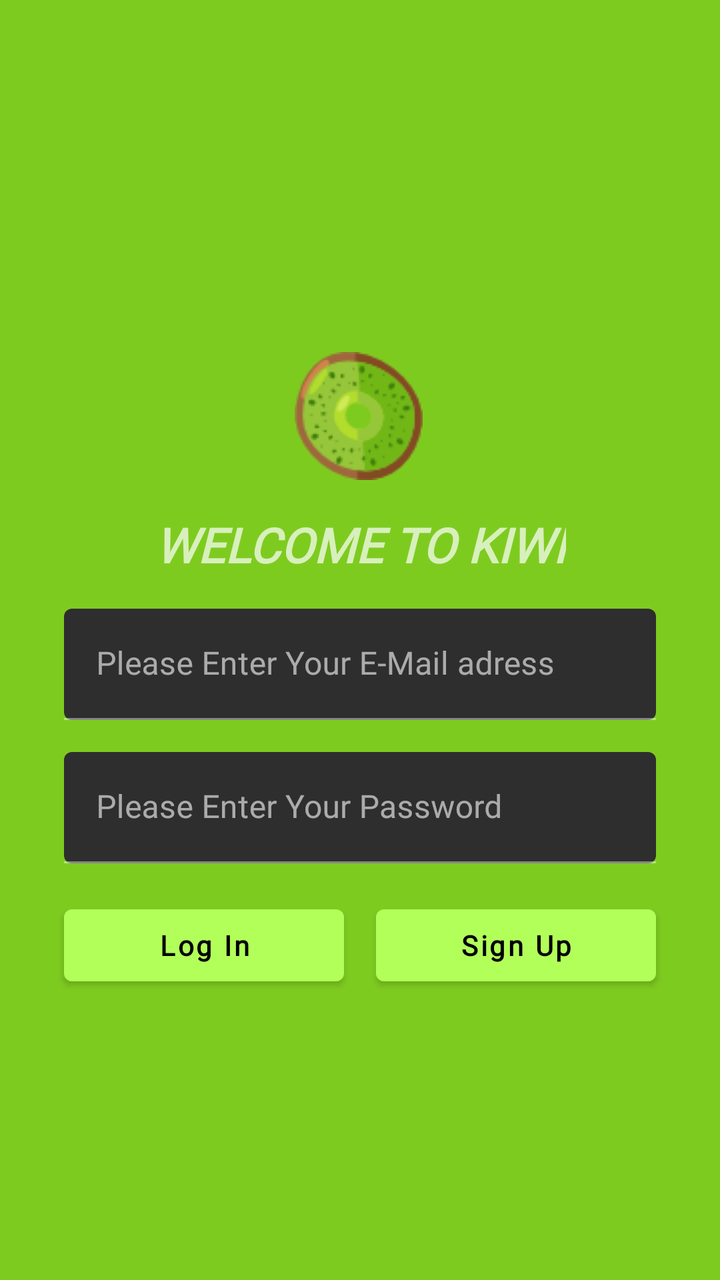
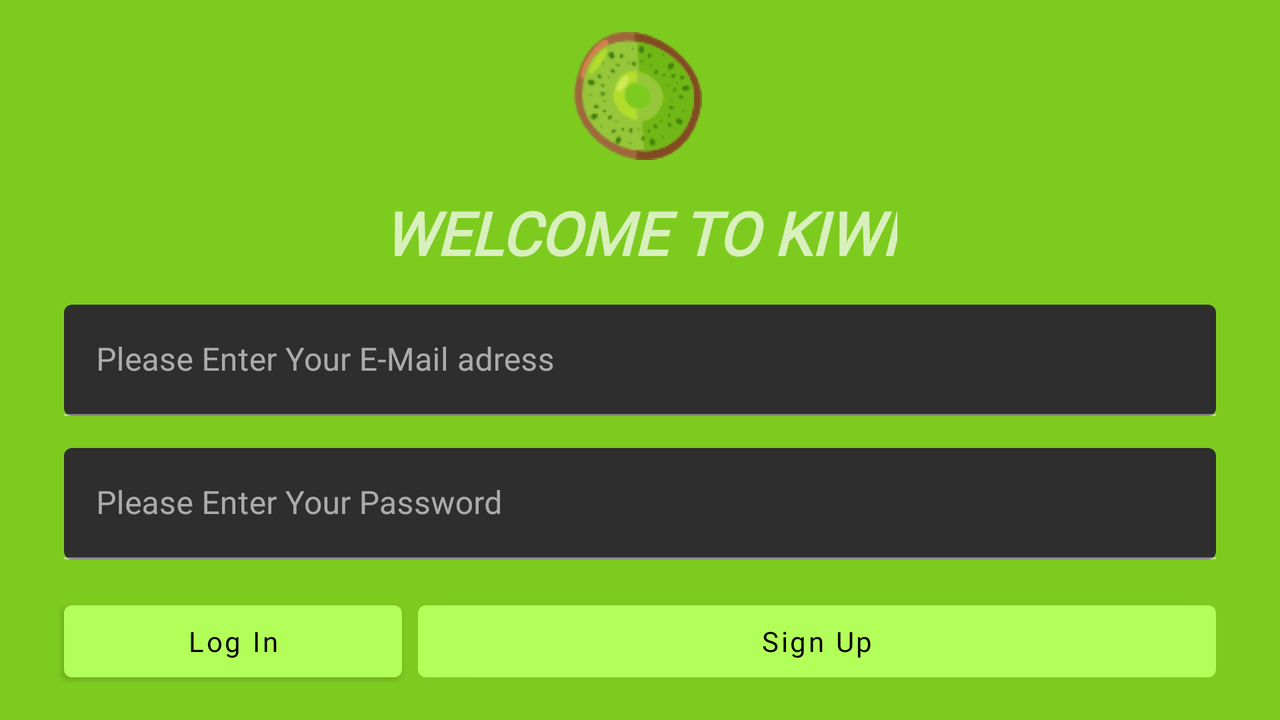

One screen, two layout resources from the same app: the default and the repository's alternative for another configuration. Each is rendered where Android would select it; the XML of both is given below.
<!-- AndroidManifest.xml: application theme AppTheme -->
<!-- res/layout/fragment_log_in.xml -->
<?xml version="1.0" encoding="utf-8"?>


<androidx.constraintlayout.widget.ConstraintLayout
    android:id="@+id/frameLayout3"
    xmlns:android="http://schemas.android.com/apk/res/android"
    xmlns:app="http://schemas.android.com/apk/res-auto"
    xmlns:tools="http://schemas.android.com/tools"
    android:layout_width="match_parent"
    android:layout_height="match_parent"
    app:layout_constraintBottom_toBottomOf="parent"
    app:layout_constraintEnd_toEndOf="parent"
    app:layout_constraintStart_toStartOf="parent"
    app:layout_constraintTop_toTopOf="parent"

    android:background="@color/colorPrimaryDark"
    tools:context=".ui.logIn.LogInFragment">

    <ImageView
        android:id="@+id/imageView8"
        android:layout_width="wrap_content"
        android:layout_height="wrap_content"
        android:layout_marginTop="176dp"
        android:src="@drawable/kiwismall"
        app:layout_constraintEnd_toEndOf="parent"
        app:layout_constraintHorizontal_bias="0.498"
        app:layout_constraintStart_toStartOf="parent"
        app:layout_constraintTop_toTopOf="parent" />

    <com.google.android.material.textfield.TextInputLayout
        android:id="@+id/theEmaileinputinsignUp"
        android:layout_width="match_parent"
        android:layout_height="wrap_content"
        android:layout_marginStart="32dp"
        android:layout_marginLeft="32dp"
        android:layout_marginTop="16dp"
        android:layout_marginEnd="32dp"
        android:fontFamily="@font/architects_daughter"
        android:layout_marginRight="32dp"
        android:hint="@string/please_enter_your_e_mail_adress"
        app:boxCornerRadiusBottomEnd="4dp"
        app:boxCornerRadiusBottomStart="4dp"
        app:boxCornerRadiusTopEnd="4dp"
        app:boxCornerRadiusTopStart="4dp"
        app:hintAnimationEnabled="true"
        app:layout_constraintEnd_toEndOf="parent"
        app:layout_constraintStart_toStartOf="parent"
        app:layout_constraintTop_toBottomOf="@+id/textView">

        <com.google.android.material.textfield.TextInputEditText
            android:layout_width="match_parent"
            android:layout_height="wrap_content"
            android:fontFamily="@font/architects_daughter"
            android:includeFontPadding="true"
            android:inputType="textEmailAddress" />


    </com.google.android.material.textfield.TextInputLayout>

    <TextView
        android:id="@+id/textView"
        android:layout_width="wrap_content"
        android:layout_height="wrap_content"
        android:layout_marginTop="16dp"
        android:layout_marginBottom="16dp"
        android:fontFamily="@font/rock_salt"
        android:includeFontPadding="true"
        android:text="@string/welcome_to_kiwi"
        android:textAllCaps="true"
        android:textSize="24sp"

        android:textStyle="bold|italic"
        app:layout_constraintBottom_toTopOf="@+id/theEmaileinputinsignUp"
        app:layout_constraintEnd_toEndOf="@+id/theEmaileinputinsignUp"
        app:layout_constraintStart_toStartOf="@+id/theEmaileinputinsignUp"
        app:layout_constraintTop_toBottomOf="@+id/imageView8" />

    <com.google.android.material.textfield.TextInputLayout
        android:id="@+id/passwordfromSignUP"
        android:layout_width="match_parent"
        android:layout_height="wrap_content"
        android:layout_marginStart="32dp"
        android:layout_marginLeft="32dp"
        android:layout_marginTop="16dp"
        android:layout_marginEnd="32dp"
        android:layout_marginRight="32dp"
        android:hint="@string/please_enter_your_password"
        app:boxCornerRadiusBottomEnd="4dp"
        app:boxCornerRadiusBottomStart="4dp"
        app:boxCornerRadiusTopEnd="4dp"
        android:fontFamily="@font/architects_daughter"
        app:boxCornerRadiusTopStart="4dp"
        app:layout_constraintEnd_toEndOf="@+id/theEmaileinputinsignUp"
        app:layout_constraintStart_toStartOf="@+id/theEmaileinputinsignUp"
        app:layout_constraintTop_toBottomOf="@+id/theEmaileinputinsignUp">

        <com.google.android.material.textfield.TextInputEditText
            android:layout_width="match_parent"
            android:layout_height="wrap_content"
            android:fontFamily="@font/architects_daughter"
            android:includeFontPadding="true"
            android:inputType="textPassword" />

    </com.google.android.material.textfield.TextInputLayout>

    <Button
        android:id="@+id/logInBtn"
        android:layout_width="0dp"
        android:layout_height="wrap_content"
        android:layout_marginStart="32dp"
        android:layout_marginLeft="32dp"
        android:layout_marginTop="17dp"
        android:layout_marginEnd="8dp"
        android:layout_marginRight="8dp"
        android:fontFamily="@font/architects_daughter"
        android:text="@string/log_in"
        android:textAllCaps="false"
        android:textStyle="bold"
        app:layout_constraintEnd_toStartOf="@+id/signUpBtn"
        app:layout_constraintHorizontal_bias="0.5"
        app:layout_constraintStart_toStartOf="parent"
        app:layout_constraintTop_toBottomOf="@+id/passwordfromSignUP" />

    <Button
        android:id="@+id/signUpBtn"
        android:layout_width="0dp"
        android:layout_height="wrap_content"
        android:layout_marginStart="8dp"
        android:layout_marginLeft="8dp"
        android:layout_marginEnd="32dp"
        android:layout_marginRight="32dp"
        android:fontFamily="@font/architects_daughter"
        android:text="@string/sign_up"
        android:textAllCaps="false"
        android:textStyle="bold"
        app:layout_constraintBottom_toBottomOf="@+id/logInBtn"
        app:layout_constraintEnd_toEndOf="parent"
        app:layout_constraintHorizontal_bias="0.5"
        app:layout_constraintStart_toEndOf="@+id/logInBtn" />

</androidx.constraintlayout.widget.ConstraintLayout>
<!-- resources referenced by this layout -->
<resources>
  <color name="colorPrimaryDark">#7ECB20</color>
  <!-- drawable kiwismall: png bitmap (drawable, 4081 bytes) -->
  <string name="log_in">Log In</string>
  <string name="please_enter_your_e_mail_adress">Please Enter Your E-Mail adress</string>
  <string name="please_enter_your_password">Please Enter Your Password</string>
  <string name="sign_up">Sign Up</string>
  <string name="welcome_to_kiwi">Welcome To Kiwi</string>
  <style name="AppTheme" parent="Theme.MaterialComponents.NoActionBar">
          
          <item name="colorPrimary">@color/colorPrimary</item>
          <item name="colorPrimaryDark">@color/colorPrimaryDark</item>
          <item name="colorAccent">@color/colorAccent</item>
      </style>
  <color name="colorPrimary">#b2ff59</color>
  <color name="colorAccent">#e7ff8c</color>
</resources>
<!-- res/layout-land/fragment_log_in.xml (the repository's variant of the layout above) -->
<!-- drawn on the phone turned sideways -->
<?xml version="1.0" encoding="utf-8"?>
<androidx.constraintlayout.widget.ConstraintLayout xmlns:android="http://schemas.android.com/apk/res/android"
    xmlns:app="http://schemas.android.com/apk/res-auto"
    xmlns:tools="http://schemas.android.com/tools"
    android:id="@+id/frameLayout3"
    android:layout_width="match_parent"
    android:layout_height="match_parent"
    android:background="@color/colorPrimaryDark"
    tools:context=".ui.logIn.LogInFragment">

    <ImageView
        android:id="@+id/imageView8"
        android:layout_width="wrap_content"
        android:layout_height="wrap_content"
        android:layout_marginTop="16dp"
        android:src="@drawable/kiwismall"
        app:layout_constraintEnd_toEndOf="parent"
        app:layout_constraintHorizontal_bias="0.498"
        app:layout_constraintStart_toStartOf="parent"

        app:layout_constraintTop_toTopOf="parent" />

    <com.google.android.material.textfield.TextInputLayout
        android:id="@+id/theEmaileinputinsignUp"
        android:layout_width="match_parent"
        android:layout_height="wrap_content"
        android:layout_marginStart="32dp"
        android:layout_marginLeft="32dp"
        android:layout_marginTop="16dp"
        android:saveEnabled="true"
        android:layout_marginEnd="32dp"
        android:layout_marginRight="32dp"
        android:hint="Please Enter Your E-Mail adress"
        app:boxCornerRadiusBottomEnd="4dp"
        app:boxCornerRadiusBottomStart="4dp"
        app:boxCornerRadiusTopEnd="4dp"
        app:boxCornerRadiusTopStart="4dp"
        app:hintAnimationEnabled="true"

        app:layout_constraintEnd_toEndOf="parent"
        app:layout_constraintStart_toStartOf="parent"
        app:layout_constraintTop_toBottomOf="@+id/textView">

        <com.google.android.material.textfield.TextInputEditText
            android:layout_width="match_parent"
            android:layout_height="wrap_content"
            android:fontFamily="@font/architects_daughter"
            android:includeFontPadding="true"
            android:inputType="textEmailAddress"
            android:saveEnabled="true" />


    </com.google.android.material.textfield.TextInputLayout>

    <TextView
        android:id="@+id/textView"
        android:layout_width="wrap_content"
        android:layout_height="wrap_content"
        android:layout_marginTop="16dp"
        android:fontFamily="@font/rock_salt"
        android:saveEnabled="true"
        android:text="Welcome To Kiwi"
        android:textAllCaps="true"
        android:textSize="30sp"
        android:textStyle="bold|italic"
        app:layout_constraintEnd_toEndOf="parent"
        app:layout_constraintStart_toStartOf="parent"
        app:layout_constraintTop_toBottomOf="@+id/imageView8" />

    <com.google.android.material.textfield.TextInputLayout
        android:id="@+id/passwordfromSignUP"
        android:layout_width="match_parent"
        android:layout_height="wrap_content"
        android:layout_marginStart="32dp"
        android:layout_marginLeft="32dp"
        android:layout_marginTop="16dp"
        android:layout_marginEnd="32dp"
        android:layout_marginRight="32dp"
        android:hint="Please Enter Your Password"
        app:boxCornerRadiusBottomEnd="4dp"
        app:boxCornerRadiusBottomStart="4dp"
        android:saveEnabled="true"
        app:boxCornerRadiusTopEnd="4dp"
        app:boxCornerRadiusTopStart="4dp"
        app:layout_constraintEnd_toEndOf="@+id/theEmaileinputinsignUp"
        app:layout_constraintStart_toStartOf="@+id/theEmaileinputinsignUp"
        app:layout_constraintTop_toBottomOf="@+id/theEmaileinputinsignUp">

        <com.google.android.material.textfield.TextInputEditText
            android:layout_width="match_parent"
            android:layout_height="wrap_content"
            android:fontFamily="@font/architects_daughter"
            android:includeFontPadding="true"
            android:inputType="textPassword"
            android:saveEnabled="true" />

    </com.google.android.material.textfield.TextInputLayout>

    <Button
        android:id="@+id/logInBtn"
        android:layout_width="0dp"
        android:layout_height="wrap_content"
        android:layout_marginTop="17dp"
        android:layout_marginEnd="4dp"
        android:layout_marginRight="4dp"
        android:fontFamily="@font/architects_daughter"
        android:text="Log In"
        android:textAllCaps="false"
        app:layout_constraintEnd_toStartOf="@+id/guideline4"
        app:layout_constraintStart_toStartOf="@+id/passwordfromSignUP"
        app:layout_constraintTop_toBottomOf="@+id/passwordfromSignUP" />

    <Button
        android:id="@+id/signUpBtn"
        android:layout_width="0dp"
        android:layout_height="wrap_content"
        android:layout_marginStart="4dp"
        android:layout_marginLeft="4dp"
        android:layout_marginTop="17dp"
        android:fontFamily="@font/architects_daughter"
        android:text="Sign Up"
        android:textAllCaps="false"
        app:layout_constraintEnd_toEndOf="@+id/passwordfromSignUP"
        app:layout_constraintStart_toStartOf="@+id/guideline4"
        app:layout_constraintTop_toBottomOf="@+id/passwordfromSignUP" />

    <androidx.constraintlayout.widget.Guideline
        android:id="@+id/guideline4"
        android:layout_width="wrap_content"
        android:layout_height="wrap_content"
        android:orientation="vertical"
        app:layout_constraintGuide_begin="205dp" />
</androidx.constraintlayout.widget.ConstraintLayout>
<!-- resources referenced by the variant -->
<!-- as the phone turned sideways resolves them -->
<resources>
  <color name="colorPrimaryDark">#7ECB20</color>
  <!-- drawable kiwismall: png bitmap (drawable, 4081 bytes) -->
  <style name="AppTheme" parent="Theme.MaterialComponents.NoActionBar">
          
          <item name="colorPrimary">@color/colorPrimary</item>
          <item name="colorPrimaryDark">@color/colorPrimaryDark</item>
          <item name="colorAccent">@color/colorAccent</item>
      </style>
  <color name="colorPrimary">#b2ff59</color>
  <color name="colorAccent">#e7ff8c</color>
</resources>
